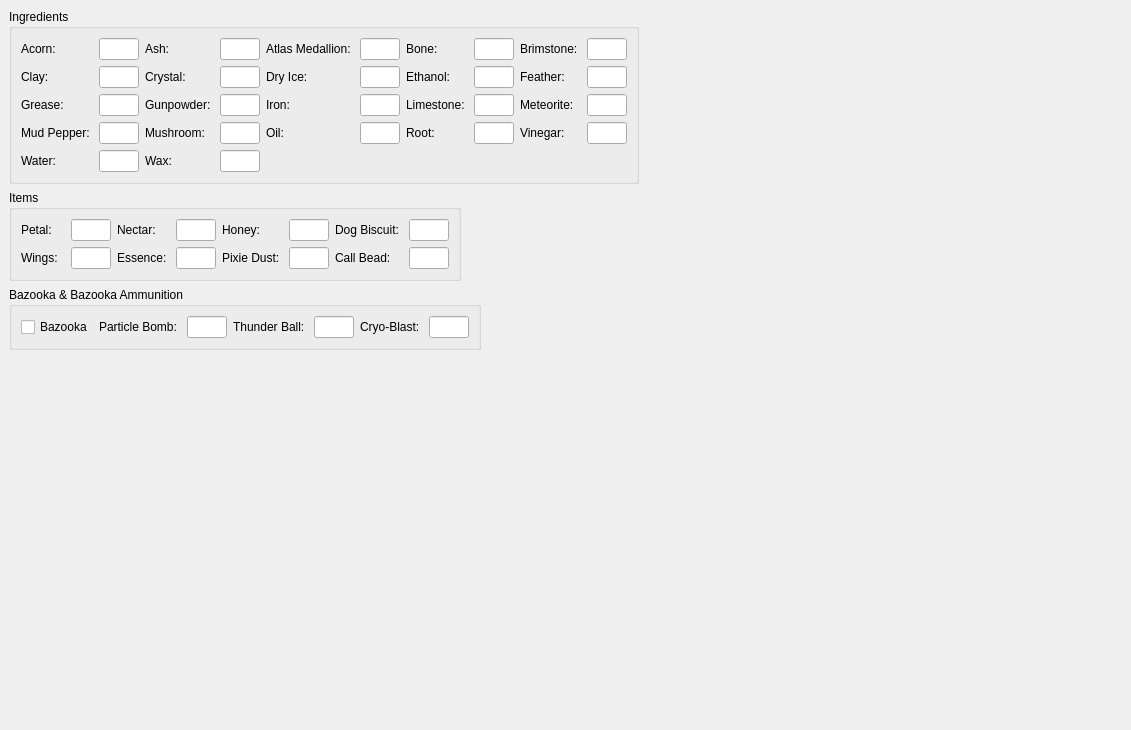
      <widget class="QWidget" name="inventoryTab" >
       <attribute name="title" >
        <string>Inventory</string>
       </attribute>
       <layout class="QVBoxLayout" >
        <property name="margin" >
         <number>9</number>
        </property>
        <property name="spacing" >
         <number>6</number>
        </property>
        <item>
         <layout class="QHBoxLayout" >
          <property name="margin" >
           <number>0</number>
          </property>
          <property name="spacing" >
           <number>6</number>
          </property>
          <item>
           <widget class="QGroupBox" name="groupBox_6" >
            <property name="title" >
             <string>Ingredients</string>
            </property>
            <layout class="QVBoxLayout" >
             <property name="margin" >
              <number>9</number>
             </property>
             <property name="spacing" >
              <number>6</number>
             </property>
             <item>
              <layout class="QGridLayout" >
               <property name="margin" >
                <number>0</number>
               </property>
               <property name="spacing" >
                <number>6</number>
               </property>
               <item row="3" column="3" >
                <widget class="QLineEdit" name="mushroomText" >
                 <property name="maximumSize" >
                  <size>
                   <width>40</width>
                   <height>16777215</height>
                  </size>
                 </property>
                 <property name="maxLength" >
                  <number>2</number>
                 </property>
                </widget>
               </item>
               <item row="2" column="0" >
                <widget class="QLabel" name="label_18" >
                 <property name="text" >
                  <string>Grease: </string>
                 </property>
                </widget>
               </item>
               <item row="0" column="6" >
                <widget class="QLabel" name="label_30" >
                 <property name="text" >
                  <string>Bone: </string>
                 </property>
                </widget>
               </item>
               <item row="3" column="7" >
                <widget class="QLineEdit" name="rootText" >
                 <property name="maximumSize" >
                  <size>
                   <width>40</width>
                   <height>16777215</height>
                  </size>
                 </property>
                 <property name="maxLength" >
                  <number>2</number>
                 </property>
                </widget>
               </item>
               <item row="0" column="0" >
                <widget class="QLabel" name="label_16" >
                 <property name="text" >
                  <string>Acorn: </string>
                 </property>
                </widget>
               </item>
               <item row="2" column="3" >
                <widget class="QLineEdit" name="gunpowderText" >
                 <property name="maximumSize" >
                  <size>
                   <width>40</width>
                   <height>16777215</height>
                  </size>
                 </property>
                 <property name="maxLength" >
                  <number>2</number>
                 </property>
                </widget>
               </item>
               <item row="2" column="5" >
                <widget class="QLineEdit" name="ironText" >
                 <property name="maximumSize" >
                  <size>
                   <width>40</width>
                   <height>16777215</height>
                  </size>
                 </property>
                 <property name="maxLength" >
                  <number>2</number>
                 </property>
                </widget>
               </item>
               <item row="2" column="2" >
                <widget class="QLabel" name="label_23" >
                 <property name="text" >
                  <string>Gunpowder: </string>
                 </property>
                </widget>
               </item>
               <item row="4" column="1" >
                <widget class="QLineEdit" name="waterText" >
                 <property name="maximumSize" >
                  <size>
                   <width>40</width>
                   <height>16777215</height>
                  </size>
                 </property>
                 <property name="maxLength" >
                  <number>2</number>
                 </property>
                </widget>
               </item>
               <item row="1" column="8" >
                <widget class="QLabel" name="label_35" >
                 <property name="text" >
                  <string>Feather: </string>
                 </property>
                </widget>
               </item>
               <item row="1" column="2" >
                <widget class="QLabel" name="label_22" >
                 <property name="text" >
                  <string>Crystal: </string>
                 </property>
                </widget>
               </item>
               <item row="0" column="5" >
                <widget class="QLineEdit" name="atlasMedallionText" >
                 <property name="minimumSize" >
                  <size>
                   <width>40</width>
                   <height>0</height>
                  </size>
                 </property>
                 <property name="maximumSize" >
                  <size>
                   <width>40</width>
                   <height>16777215</height>
                  </size>
                 </property>
                 <property name="maxLength" >
                  <number>2</number>
                 </property>
                </widget>
               </item>
               <item row="1" column="3" >
                <widget class="QLineEdit" name="crystalText" >
                 <property name="maximumSize" >
                  <size>
                   <width>40</width>
                   <height>16777215</height>
                  </size>
                 </property>
                 <property name="maxLength" >
                  <number>2</number>
                 </property>
                </widget>
               </item>
               <item row="3" column="9" >
                <widget class="QLineEdit" name="vinegarText" >
                 <property name="maximumSize" >
                  <size>
                   <width>40</width>
                   <height>16777215</height>
                  </size>
                 </property>
                 <property name="maxLength" >
                  <number>2</number>
                 </property>
                </widget>
               </item>
               <item row="2" column="1" >
                <widget class="QLineEdit" name="greaseText" >
                 <property name="maximumSize" >
                  <size>
                   <width>40</width>
                   <height>16777215</height>
                  </size>
                 </property>
                 <property name="maxLength" >
                  <number>2</number>
                 </property>
                </widget>
               </item>
               <item row="2" column="8" >
                <widget class="QLabel" name="label_36" >
                 <property name="text" >
                  <string>Meteorite: </string>
                 </property>
                </widget>
               </item>
               <item row="4" column="0" >
                <widget class="QLabel" name="label_20" >
                 <property name="text" >
                  <string>Water: </string>
                 </property>
                </widget>
               </item>
               <item row="3" column="4" >
                <widget class="QLabel" name="label_29" >
                 <property name="text" >
                  <string>Oil: </string>
                 </property>
                </widget>
               </item>
               <item row="4" column="3" >
                <widget class="QLineEdit" name="waxText" >
                 <property name="maximumSize" >
                  <size>
                   <width>40</width>
                   <height>16777215</height>
                  </size>
                 </property>
                 <property name="maxLength" >
                  <number>2</number>
                 </property>
                </widget>
               </item>
               <item row="1" column="5" >
                <widget class="QLineEdit" name="dryIceText" >
                 <property name="maximumSize" >
                  <size>
                   <width>40</width>
                   <height>16777215</height>
                  </size>
                 </property>
                 <property name="maxLength" >
                  <number>2</number>
                 </property>
                </widget>
               </item>
               <item row="0" column="8" >
                <widget class="QLabel" name="label_34" >
                 <property name="text" >
                  <string>Brimstone: </string>
                 </property>
                </widget>
               </item>
               <item row="3" column="5" >
                <widget class="QLineEdit" name="oilText" >
                 <property name="maximumSize" >
                  <size>
                   <width>40</width>
                   <height>16777215</height>
                  </size>
                 </property>
                 <property name="maxLength" >
                  <number>2</number>
                 </property>
                </widget>
               </item>
               <item row="3" column="2" >
                <widget class="QLabel" name="label_24" >
                 <property name="text" >
                  <string>Mushroom: </string>
                 </property>
                </widget>
               </item>
               <item row="0" column="1" >
                <widget class="QLineEdit" name="acornText" >
                 <property name="minimumSize" >
                  <size>
                   <width>40</width>
                   <height>0</height>
                  </size>
                 </property>
                 <property name="maximumSize" >
                  <size>
                   <width>40</width>
                   <height>16777215</height>
                  </size>
                 </property>
                 <property name="maxLength" >
                  <number>2</number>
                 </property>
                </widget>
               </item>
               <item row="0" column="4" >
                <widget class="QLabel" name="label_26" >
                 <property name="text" >
                  <string>Atlas Medallion: </string>
                 </property>
                </widget>
               </item>
               <item row="3" column="6" >
                <widget class="QLabel" name="label_33" >
                 <property name="text" >
                  <string>Root: </string>
                 </property>
                </widget>
               </item>
               <item row="3" column="0" >
                <widget class="QLabel" name="label_19" >
                 <property name="text" >
                  <string>Mud Pepper: </string>
                 </property>
                </widget>
               </item>
               <item row="2" column="9" >
                <widget class="QLineEdit" name="meteoriteText" >
                 <property name="maximumSize" >
                  <size>
                   <width>40</width>
                   <height>16777215</height>
                  </size>
                 </property>
                 <property name="maxLength" >
                  <number>2</number>
                 </property>
                </widget>
               </item>
               <item row="1" column="1" >
                <widget class="QLineEdit" name="clayText" >
                 <property name="maximumSize" >
                  <size>
                   <width>40</width>
                   <height>16777215</height>
                  </size>
                 </property>
                 <property name="maxLength" >
                  <number>2</number>
                 </property>
                </widget>
               </item>
               <item row="0" column="7" >
                <widget class="QLineEdit" name="boneText" >
                 <property name="minimumSize" >
                  <size>
                   <width>40</width>
                   <height>0</height>
                  </size>
                 </property>
                 <property name="maximumSize" >
                  <size>
                   <width>40</width>
                   <height>16777215</height>
                  </size>
                 </property>
                 <property name="maxLength" >
                  <number>2</number>
                 </property>
                </widget>
               </item>
               <item row="2" column="4" >
                <widget class="QLabel" name="label_28" >
                 <property name="text" >
                  <string>Iron: </string>
                 </property>
                </widget>
               </item>
               <item row="4" column="2" >
                <widget class="QLabel" name="label_25" >
                 <property name="text" >
                  <string>Wax: </string>
                 </property>
                </widget>
               </item>
               <item row="2" column="7" >
                <widget class="QLineEdit" name="limestoneText" >
                 <property name="maximumSize" >
                  <size>
                   <width>40</width>
                   <height>16777215</height>
                  </size>
                 </property>
                 <property name="maxLength" >
                  <number>2</number>
                 </property>
                </widget>
               </item>
               <item row="2" column="6" >
                <widget class="QLabel" name="label_32" >
                 <property name="text" >
                  <string>Limestone: </string>
                 </property>
                </widget>
               </item>
               <item row="1" column="6" >
                <widget class="QLabel" name="label_31" >
                 <property name="text" >
                  <string>Ethanol: </string>
                 </property>
                </widget>
               </item>
               <item row="0" column="3" >
                <widget class="QLineEdit" name="ashText" >
                 <property name="minimumSize" >
                  <size>
                   <width>40</width>
                   <height>0</height>
                  </size>
                 </property>
                 <property name="maximumSize" >
                  <size>
                   <width>40</width>
                   <height>16777215</height>
                  </size>
                 </property>
                 <property name="maxLength" >
                  <number>2</number>
                 </property>
                </widget>
               </item>
               <item row="3" column="8" >
                <widget class="QLabel" name="label_37" >
                 <property name="text" >
                  <string>Vinegar: </string>
                 </property>
                </widget>
               </item>
               <item row="1" column="0" >
                <widget class="QLabel" name="label_17" >
                 <property name="text" >
                  <string>Clay: </string>
                 </property>
                </widget>
               </item>
               <item row="1" column="4" >
                <widget class="QLabel" name="label_27" >
                 <property name="text" >
                  <string>Dry Ice: </string>
                 </property>
                </widget>
               </item>
               <item row="0" column="9" >
                <widget class="QLineEdit" name="brimstoneText" >
                 <property name="minimumSize" >
                  <size>
                   <width>40</width>
                   <height>0</height>
                  </size>
                 </property>
                 <property name="maximumSize" >
                  <size>
                   <width>40</width>
                   <height>16777215</height>
                  </size>
                 </property>
                 <property name="maxLength" >
                  <number>2</number>
                 </property>
                </widget>
               </item>
               <item row="3" column="1" >
                <widget class="QLineEdit" name="mudPepperText" >
                 <property name="maximumSize" >
                  <size>
                   <width>40</width>
                   <height>16777215</height>
                  </size>
                 </property>
                 <property name="maxLength" >
                  <number>2</number>
                 </property>
                </widget>
               </item>
               <item row="1" column="7" >
                <widget class="QLineEdit" name="ethanolText" >
                 <property name="maximumSize" >
                  <size>
                   <width>40</width>
                   <height>16777215</height>
                  </size>
                 </property>
                 <property name="maxLength" >
                  <number>2</number>
                 </property>
                </widget>
               </item>
               <item row="0" column="2" >
                <widget class="QLabel" name="label_21" >
                 <property name="text" >
                  <string>Ash: </string>
                 </property>
                </widget>
               </item>
               <item row="1" column="9" >
                <widget class="QLineEdit" name="featherText" >
                 <property name="maximumSize" >
                  <size>
                   <width>40</width>
                   <height>16777215</height>
                  </size>
                 </property>
                 <property name="maxLength" >
                  <number>2</number>
                 </property>
                </widget>
               </item>
              </layout>
             </item>
            </layout>
           </widget>
          </item>
          <item>
           <spacer>
            <property name="orientation" >
             <enum>Qt::Horizontal</enum>
            </property>
            <property name="sizeHint" >
             <size>
              <width>481</width>
              <height>20</height>
             </size>
            </property>
           </spacer>
          </item>
         </layout>
        </item>
        <item>
         <layout class="QHBoxLayout" >
          <property name="margin" >
           <number>0</number>
          </property>
          <property name="spacing" >
           <number>6</number>
          </property>
          <item>
           <widget class="QGroupBox" name="groupBox_10" >
            <property name="title" >
             <string>Items</string>
            </property>
            <layout class="QVBoxLayout" >
             <property name="margin" >
              <number>9</number>
             </property>
             <property name="spacing" >
              <number>6</number>
             </property>
             <item>
              <layout class="QGridLayout" >
               <property name="margin" >
                <number>0</number>
               </property>
               <property name="spacing" >
                <number>6</number>
               </property>
               <item row="1" column="3" >
                <widget class="QLineEdit" name="essenceText" >
                 <property name="maximumSize" >
                  <size>
                   <width>40</width>
                   <height>16777215</height>
                  </size>
                 </property>
                 <property name="maxLength" >
                  <number>1</number>
                 </property>
                </widget>
               </item>
               <item row="1" column="0" >
                <widget class="QLabel" name="label_52" >
                 <property name="text" >
                  <string>Wings: </string>
                 </property>
                </widget>
               </item>
               <item row="0" column="5" >
                <widget class="QLineEdit" name="honeyText" >
                 <property name="minimumSize" >
                  <size>
                   <width>40</width>
                   <height>0</height>
                  </size>
                 </property>
                 <property name="maximumSize" >
                  <size>
                   <width>40</width>
                   <height>16777215</height>
                  </size>
                 </property>
                 <property name="maxLength" >
                  <number>1</number>
                 </property>
                </widget>
               </item>
               <item row="0" column="2" >
                <widget class="QLabel" name="label_53" >
                 <property name="text" >
                  <string>Nectar: </string>
                 </property>
                </widget>
               </item>
               <item row="1" column="5" >
                <widget class="QLineEdit" name="pixieDustText" >
                 <property name="maximumSize" >
                  <size>
                   <width>40</width>
                   <height>16777215</height>
                  </size>
                 </property>
                 <property name="maxLength" >
                  <number>1</number>
                 </property>
                </widget>
               </item>
               <item row="1" column="2" >
                <widget class="QLabel" name="label_54" >
                 <property name="text" >
                  <string>Essence: </string>
                 </property>
                </widget>
               </item>
               <item row="0" column="4" >
                <widget class="QLabel" name="label_55" >
                 <property name="text" >
                  <string>Honey: </string>
                 </property>
                </widget>
               </item>
               <item row="0" column="1" >
                <widget class="QLineEdit" name="petalText" >
                 <property name="sizePolicy" >
                  <sizepolicy>
                   <hsizetype>7</hsizetype>
                   <vsizetype>0</vsizetype>
                   <horstretch>0</horstretch>
                   <verstretch>0</verstretch>
                  </sizepolicy>
                 </property>
                 <property name="minimumSize" >
                  <size>
                   <width>40</width>
                   <height>0</height>
                  </size>
                 </property>
                 <property name="maximumSize" >
                  <size>
                   <width>40</width>
                   <height>16777215</height>
                  </size>
                 </property>
                 <property name="maxLength" >
                  <number>1</number>
                 </property>
                </widget>
               </item>
               <item row="1" column="1" >
                <widget class="QLineEdit" name="wingsText" >
                 <property name="maximumSize" >
                  <size>
                   <width>40</width>
                   <height>16777215</height>
                  </size>
                 </property>
                 <property name="maxLength" >
                  <number>1</number>
                 </property>
                </widget>
               </item>
               <item row="0" column="7" >
                <widget class="QLineEdit" name="dogBiscuitText" >
                 <property name="minimumSize" >
                  <size>
                   <width>40</width>
                   <height>0</height>
                  </size>
                 </property>
                 <property name="maximumSize" >
                  <size>
                   <width>40</width>
                   <height>16777215</height>
                  </size>
                 </property>
                 <property name="maxLength" >
                  <number>1</number>
                 </property>
                </widget>
               </item>
               <item row="0" column="0" >
                <widget class="QLabel" name="label_51" >
                 <property name="text" >
                  <string>Petal: </string>
                 </property>
                </widget>
               </item>
               <item row="1" column="7" >
                <widget class="QLineEdit" name="callBeadText" >
                 <property name="maximumSize" >
                  <size>
                   <width>40</width>
                   <height>16777215</height>
                  </size>
                 </property>
                 <property name="maxLength" >
                  <number>2</number>
                 </property>
                </widget>
               </item>
               <item row="1" column="6" >
                <widget class="QLabel" name="label_58" >
                 <property name="text" >
                  <string>Call Bead: </string>
                 </property>
                </widget>
               </item>
               <item row="1" column="4" >
                <widget class="QLabel" name="label_56" >
                 <property name="text" >
                  <string>Pixie Dust: </string>
                 </property>
                </widget>
               </item>
               <item row="0" column="6" >
                <widget class="QLabel" name="label_57" >
                 <property name="text" >
                  <string>Dog Biscuit: </string>
                 </property>
                </widget>
               </item>
               <item row="0" column="3" >
                <widget class="QLineEdit" name="nectarText" >
                 <property name="minimumSize" >
                  <size>
                   <width>40</width>
                   <height>0</height>
                  </size>
                 </property>
                 <property name="maximumSize" >
                  <size>
                   <width>40</width>
                   <height>16777215</height>
                  </size>
                 </property>
                 <property name="maxLength" >
                  <number>1</number>
                 </property>
                </widget>
               </item>
              </layout>
             </item>
            </layout>
           </widget>
          </item>
          <item>
           <spacer>
            <property name="orientation" >
             <enum>Qt::Horizontal</enum>
            </property>
            <property name="sizeHint" >
             <size>
              <width>661</width>
              <height>20</height>
             </size>
            </property>
           </spacer>
          </item>
         </layout>
        </item>
        <item>
         <layout class="QHBoxLayout" >
          <property name="margin" >
           <number>0</number>
          </property>
          <property name="spacing" >
           <number>6</number>
          </property>
          <item>
           <widget class="QGroupBox" name="groupBox_16" >
            <property name="title" >
             <string>Bazooka &amp;&amp; Bazooka Ammunition</string>
            </property>
            <layout class="QHBoxLayout" >
             <property name="margin" >
              <number>9</number>
             </property>
             <property name="spacing" >
              <number>6</number>
             </property>
             <item>
              <widget class="QCheckBox" name="bazookaCheck" >
               <property name="text" >
                <string>Bazooka</string>
               </property>
              </widget>
             </item>
             <item>
              <widget class="QLabel" name="label_112" >
               <property name="text" >
                <string>Particle Bomb: </string>
               </property>
              </widget>
             </item>
             <item>
              <widget class="QLineEdit" name="particleBombText" >
               <property name="minimumSize" >
                <size>
                 <width>40</width>
                 <height>0</height>
                </size>
               </property>
               <property name="maximumSize" >
                <size>
                 <width>40</width>
                 <height>16777215</height>
                </size>
               </property>
               <property name="maxLength" >
                <number>2</number>
               </property>
              </widget>
             </item>
             <item>
              <widget class="QLabel" name="label_111" >
               <property name="text" >
                <string>Thunder Ball: </string>
               </property>
              </widget>
             </item>
             <item>
              <widget class="QLineEdit" name="thunderBallText" >
               <property name="minimumSize" >
                <size>
                 <width>40</width>
                 <height>0</height>
                </size>
               </property>
               <property name="maximumSize" >
                <size>
                 <width>40</width>
                 <height>16777215</height>
                </size>
               </property>
               <property name="maxLength" >
                <number>2</number>
               </property>
              </widget>
             </item>
             <item>
              <widget class="QLabel" name="label_113" >
               <property name="text" >
                <string>Cryo-Blast: </string>
               </property>
              </widget>
             </item>
             <item>
              <widget class="QLineEdit" name="cryoBlastText" >
               <property name="minimumSize" >
                <size>
                 <width>40</width>
                 <height>0</height>
                </size>
               </property>
               <property name="maximumSize" >
                <size>
                 <width>40</width>
                 <height>16777215</height>
                </size>
               </property>
               <property name="maxLength" >
                <number>2</number>
               </property>
              </widget>
             </item>
            </layout>
           </widget>
          </item>
          <item>
           <spacer>
            <property name="orientation" >
             <enum>Qt::Horizontal</enum>
            </property>
            <property name="sizeHint" >
             <size>
              <width>641</width>
              <height>20</height>
             </size>
            </property>
           </spacer>
          </item>
         </layout>
        </item>
        <item>
         <spacer>
          <property name="orientation" >
           <enum>Qt::Vertical</enum>
          </property>
          <property name="sizeHint" >
           <size>
            <width>20</width>
            <height>371</height>
           </size>
          </property>
         </spacer>
        </item>
       </layout>
      </widget>
